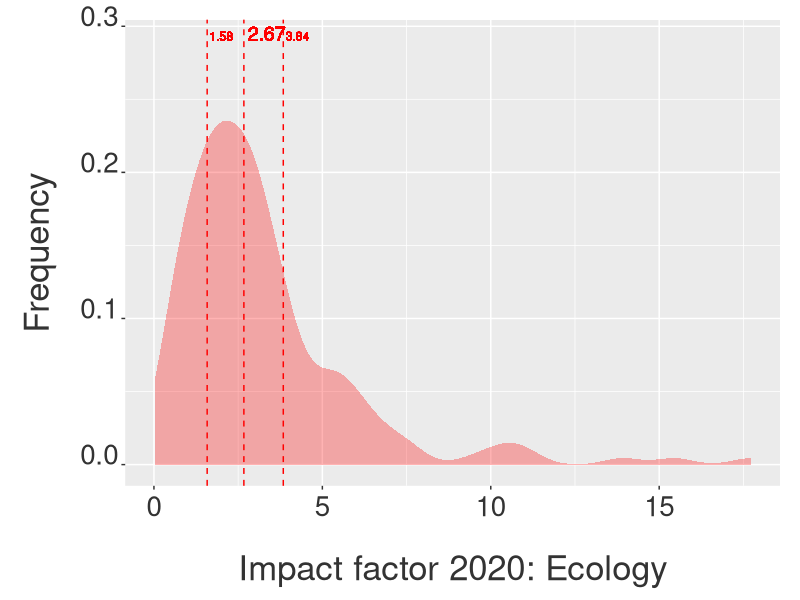

Generate this figure with R: (Note: this script raises an error after producing the figure.)
################################################################################
##### Impact factor analysis of the journals classified as "Ecology" (JCR)
##### and "Biodiversity" (CAPES).
##### Ecological Synthesis Lab: https://marcomellolab.wordpress.com.
##### Author: Marco Mello.
##### See README for further info:
##### https://github.com/marmello77/ImpactFactor/blob/master/README.md
################################################################################


################################################################################
##### Get ready
################################################################################


setwd(dirname(rstudioapi::getActiveDocumentContext()$path))

rm(list= ls())

library(ggplot2)
library(plyr)
library(RColorBrewer)
library(reshape2)
library(tidyverse)


################################################################################
##### Ecology
################################################################################


# Data import based on the JCR format used until 2020:

#jcreco = read.csv("data/jcr ecology 2020.csv", na = "Not Available",
#skip = 1, header = T)
#neco<-dim(jcreco)[1]
#jcreco<-jcreco[1:(neco-2),]
#jcreco<-jcreco[,1:(ncol(jcreco)-1)]


# Since 2021, JCR changed the raw data to a much messier format. The data are
# downloaded with an extra empty column in the end. You can either remove it 
# manually or using the updated methods below. I prefer Method 2.

# Method 1
#fl <- "data/jcr ecology 2020.csv"
#txt <- readLines(fl)
#txt <- txt[-1]
#txt <- sub(",$", "", txt)
#con <- textConnection(txt)
#df1 <- read.csv(con)
#close(con)
#head(df1)

# Method 2

jcreco <- read.table("data/jcr ecology 2020.csv", sep=",", 
                 skip=2, fill=T, header=T, row.names=NULL,
                 na.strings = "n/a")
names(jcreco)[-ncol(jcreco)] <- names(jcreco)[-1]
jcreco <- jcreco[,-ncol(jcreco)]
jcreco <- jcreco[1:(nrow(jcreco)-2),]
jcreco$Total.Citations <- as.integer(gsub(",", "", jcreco$Total.Citations))

head(jcreco)
tail(jcreco)
colnames(jcreco)
str(jcreco)
dim(jcreco)
sum(is.na(jcreco))

jcreco.med <- summarise(jcreco, 
                        IFmedian = median(X2020.JIF, na.rm = T))
jcreco.med
eco.med = round(jcreco.med[1,1], digits = 2)
eco.med

jcreco.qua1 <- summarise(jcreco, 
                         IFqua1 = quantile(X2020.JIF, na.rm = T))
class(jcreco.qua1)
head(jcreco.qua1)
str(jcreco.qua1)
eco.qua1 = round(jcreco.qua1[2,1], digits = 2)
eco.qua1

jcreco.qua2 <- summarise(jcreco, 
                         IFqua2 = quantile(X2020.JIF, na.rm = T))
class(jcreco.qua2)
head(jcreco.qua2)
str(jcreco.qua2)
eco.qua2 = round(jcreco.qua2[4,1], digits = 2)
eco.qua2

p1 <- ggplot(jcreco, aes(x=X2020.JIF)) +
  geom_density(color = F, fill = "red", alpha = 0.3, position = "identity") +
  xlab("Impact factor 2020: Ecology") + 
  ylab("Frequency") +
  theme(axis.text.x = element_text(colour="grey20",size=20,
                                   angle=0,hjust=.5,vjust=.5,face="plain"),
        axis.text.y = element_text(colour="grey20",size=20,
                                   angle=0,hjust=1,vjust=0,face="plain"),
        axis.title.x = element_text(colour="grey20",size=25,
                                    angle=0,hjust=.5,vjust=0,face="plain"),
        axis.title.y = element_text(colour="grey20",size=25,
                                    angle=90,hjust=.5,vjust=.5,face="plain")) +
  theme(plot.margin = unit(c(0.5,0.5,0.5,0.5),"cm")) +
  theme(axis.title.y=element_text(margin=margin(0,20,0,0)),
        axis.title.x=element_text(margin=margin(20,0,0,0))) +
  geom_vline(data=jcreco.med, aes(xintercept=eco.med),
             linetype="dashed", size=0.5, color = "red") +
  geom_text(aes(eco.med, 0.29, label = eco.med, angle = 0, 
                hjust = -0.1, vjust = 0), size = 5, color = "red") +
  geom_vline(data=jcreco.qua1, aes(xintercept=eco.qua1),
             linetype="dashed", size=0.5, color = "red") +
  geom_text(aes(eco.qua1, 0.29, label = eco.qua1, angle = 0, 
                hjust = -0.1, vjust = 0), size = 3, color = "red") +
  geom_vline(data=jcreco.qua1, aes(xintercept=eco.qua2),
             linetype="dashed", size=0.5, color = "red") +
  geom_text(aes(eco.qua2, 0.29, label = eco.qua2, angle = 0,
                hjust = -0.1, vjust = 0), size = 3, color = "red")

p1
png(filename= "figures/ecology 2020.png", 
    res= 300,  height= 16, 
    width=26, unit="cm")
p1
dev.off()


################################################################################
##### Biodiversity
################################################################################


jcroce <- read.table("data/jcr oceanography 2020.csv", sep=",", 
                     skip=2, fill=T, header=T, row.names=NULL,
                     na.strings = "n/a")
names(jcroce)[-ncol(jcroce)] <- names(jcroce)[-1]
jcroce <- jcroce[,-ncol(jcroce)]
jcroce <- jcroce[1:(nrow(jcroce)-2),]
jcroce$Total.Citations <- as.integer(gsub(",", "", jcroce$Total.Citations))


jcrpla <- read.table("data/jcr plant sciences 2020.csv", sep=",", 
                     skip=2, fill=T, header=T, row.names=NULL,
                     na.strings = "n/a")
names(jcrpla)[-ncol(jcrpla)] <- names(jcrpla)[-1]
jcrpla <- jcrpla[,-ncol(jcrpla)]
jcrpla <- jcrpla[1:(nrow(jcrpla)-2),]
jcrpla$Total.Citations <- as.integer(gsub(",", "", jcrpla$Total.Citations))


jcrzoo <- read.table("data/jcr zoology 2020.csv", sep=",", 
                     skip=2, fill=T, header=T, row.names=NULL,
                     na.strings = "n/a")
names(jcrzoo)[-ncol(jcrzoo)] <- names(jcrzoo)[-1]
jcrzoo <- jcrzoo[,-ncol(jcrzoo)]
jcrzoo <- jcrzoo[1:(nrow(jcrzoo)-2),]
jcrzoo$Total.Citations <- as.integer(gsub(",", "", jcrzoo$Total.Citations))


head(jcroce)
tail(jcroce)
colnames(jcroce)
str(jcroce)
dim(jcroce)
sum(is.na(jcroce))

head(jcrpla)
tail(jcrpla)
colnames(jcrpla)
str(jcrpla)
dim(jcrpla)
sum(is.na(jcrpla))

head(jcrzoo)
tail(jcrzoo)
colnames(jcrzoo)
str(jcrzoo)
dim(jcrzoo)
sum(is.na(jcrzoo))

jcrbio <- rbind(jcreco, jcroce[1:nrow(jcroce),], 
                jcrpla[1:nrow(jcrpla),], jcrzoo[1:nrow(jcrzoo),])

head(jcrbio)
tail(jcrbio)
dim(jcrbio)
names(jcrbio)
nrow(jcrbio)
length(jcrbio$Journal.name)
sum(nrow(jcreco), nrow(jcroce), nrow(jcrpla), nrow(jcrzoo))

jcrbio$Category <- c(replicate(nrow(jcreco), "Ecology"), 
                     replicate(nrow(jcroce), "Oceanography"), 
                     replicate(nrow(jcrpla), "PlantScience"), 
                     replicate(nrow(jcrzoo), "Zoology"))

jcrbio.med <- ddply(jcrbio, "Category", summarise, 
                    IFmedian = median(X2020.JIF, na.rm = T))
jcrbio.med

eco.med = round(jcrbio.med[1,2], digits = 2)
oce.med = round(jcrbio.med[2,2], digits = 2)
pla.med = round(jcrbio.med[3,2], digits = 2)
zoo.med = round(jcrbio.med[4,2], digits = 2)

p2 <- ggplot(jcrbio, aes(x=X2020.JIF, fill=Category)) +
  geom_density(alpha=.3, position="identity", color = F) +
  xlab("Impact factor 2020: Biodiversidade Capes") + 
  ylab("Frequency") +
  theme(axis.text.x = element_text(colour="grey20",size=20,angle=0,
                                   hjust=.5,vjust=.5,face="plain"),
        axis.text.y = element_text(colour="grey20",size=20,angle=0,
                                   hjust=1,vjust=0,face="plain"),
        axis.title.x = element_text(colour="grey20",size=25,angle=0,
                                    hjust=.5,vjust=0,face="plain"),
        axis.title.y = element_text(colour="grey20",size=25,angle=90,
                                    hjust=.5,vjust=.5,face="plain")) +
  theme(plot.margin = unit(c(0.5,0.5,0.5,0.5),"cm")) +
  theme(axis.title.y=element_text(margin=margin(0,20,0,0)),
        axis.title.x=element_text(margin=margin(20,0,0,0))) +
  geom_vline(data=jcrbio.med, aes(xintercept=IFmedian,  colour=Category),
             linetype="dashed", size=0.5) +
  geom_text(aes(eco.med, 0.60, label = eco.med, angle = 0, 
                hjust = 0, vjust = 0), size = 3) +
  geom_text(aes(oce.med, 0.62, label = oce.med, angle = 0, 
                hjust = 0, vjust = 0), size = 3) +
  geom_text(aes(pla.med, 0.64, label = pla.med, angle = 0, 
                hjust = 0, vjust = 0), size = 3) +
  geom_text(aes(zoo.med, 0.66, label = zoo.med, angle = 0, 
                hjust = 0, vjust = 0), size = 3)

p2
png(filename= "figures/biodiversity 2020.png", 
    res= 300,  height= 16,
    width=26, unit="cm")
p2
dev.off()


################################### END ########################################
